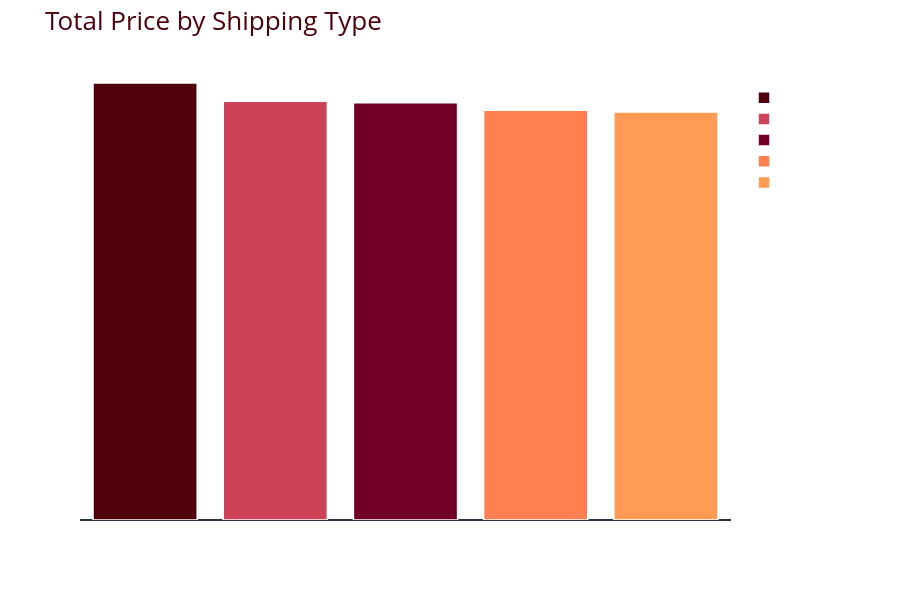

The cell this chart's notebook holds for it:
### Code cell
palette = ["#4f000b", "#ce4257", "#720026", "#ff7f51", "#ff9b54"]

pv5 = df.pivot_table(index="Shipping Type", values="Price(USD)", aggfunc="sum")
pv5 = pv5.sort_values(by="Price(USD)", ascending=False).reset_index().head()

fig = px.bar(
    pv5,
    x="Shipping Type",
    y="Price(USD)",
    color="Shipping Type",
    text="Price(USD)",
    color_discrete_sequence=palette
)

fig.update_traces(
    textposition="outside",
    marker=dict(line=dict(color="white", width=1.5))
)

fig.update_layout(
    title="Total Price by Shipping Type",
    template="plotly_dark",
    title_font=dict(size=26, color=palette[0]),
    font=dict(size=14, color="white"),
    plot_bgcolor="rgba(0,0,0,0)",
    paper_bgcolor="rgba(0,0,0,0)",
    xaxis=dict(showgrid=False),
    yaxis=dict(showgrid=True, gridcolor="rgba(255,255,255,0.2)"),
    legend_title="Shipping Type",
    height=600
)

fig.show()

### Figure 1 — Plotly figure (JSON) as saved in the notebook; plotly's stock layout.template omitted (floating-point values rounded to 4 significant figures)
{"data": [{"hovertemplate": "Shipping Type=%{x}<br>Price(USD)=%{text}<extra></extra>", "legendgroup": "Free Shipping", "marker": {"color": "#4f000b", "line": {"color": "white", "width": 1.5}, "pattern": {"shape": ""}}, "name": "Free Shipping", "orientation": "v", "showlegend": true, "text": [40780.0], "textposition": "outside", "type": "bar", "x": ["Free Shipping"], "xaxis": "x", "y": [40777], "yaxis": "y"}, {"hovertemplate": "Shipping Type=%{x}<br>Price(USD)=%{text}<extra></extra>", "legendgroup": "Express", "marker": {"color": "#ce4257", "line": {"color": "white", "width": 1.5}, "pattern": {"shape": ""}}, "name": "Express", "orientation": "v", "showlegend": true, "text": [39070.0], "textposition": "outside", "type": "bar", "x": ["Express"], "xaxis": "x", "y": [39067], "yaxis": "y"}, {"hovertemplate": "Shipping Type=%{x}<br>Price(USD)=%{text}<extra></extra>", "legendgroup": "Store Pickup", "marker": {"color": "#720026", "line": {"color": "white", "width": 1.5}, "pattern": {"shape": ""}}, "name": "Store Pickup", "orientation": "v", "showlegend": true, "text": [38930.0], "textposition": "outside", "type": "bar", "x": ["Store Pickup"], "xaxis": "x", "y": [38931], "yaxis": "y"}, {"hovertemplate": "Shipping Type=%{x}<br>Price(USD)=%{text}<extra></extra>", "legendgroup": "Standard", "marker": {"color": "#ff7f51", "line": {"color": "white", "width": 1.5}, "pattern": {"shape": ""}}, "name": "Standard", "orientation": "v", "showlegend": true, "text": [38230.0], "textposition": "outside", "type": "bar", "x": ["Standard"], "xaxis": "x", "y": [38233], "yaxis": "y"}, {"hovertemplate": "Shipping Type=%{x}<br>Price(USD)=%{text}<extra></extra>", "legendgroup": "2-Day Shipping", "marker": {"color": "#ff9b54", "line": {"color": "white", "width": 1.5}, "pattern": {"shape": ""}}, "name": "2-Day Shipping", "orientation": "v", "showlegend": true, "text": [38080.0], "textposition": "outside", "type": "bar", "x": ["2-Day Shipping"], "xaxis": "x", "y": [38080], "yaxis": "y"}], "layout": {"barmode": "relative", "font": {"color": "white", "size": 14}, "height": 600, "legend": {"title": {"text": "Shipping Type"}, "tracegroupgap": 0}, "margin": {"t": 60}, "paper_bgcolor": "rgba(0,0,0,0)", "plot_bgcolor": "rgba(0,0,0,0)", "title": {"font": {"color": "#4f000b", "size": 26}, "text": "Total Price by Shipping Type"}, "xaxis": {"anchor": "y", "categoryarray": ["Free Shipping", "Express", "Store Pickup", "Standard", "2-Day Shipping"], "categoryorder": "array", "domain": [0, 1], "showgrid": false, "title": {"text": "Shipping Type"}}, "yaxis": {"anchor": "x", "domain": [0, 1], "gridcolor": "rgba(255,255,255,0.2)", "showgrid": true, "title": {"text": "Price(USD)"}}}}
